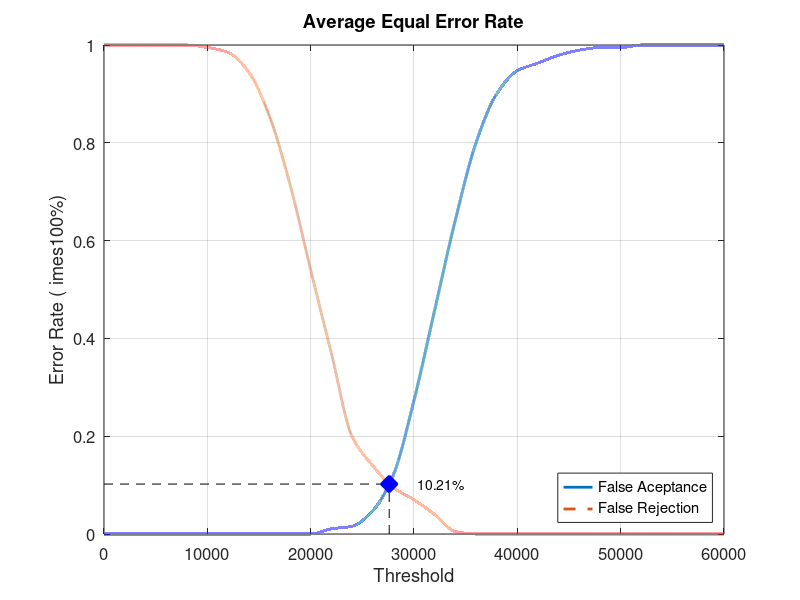
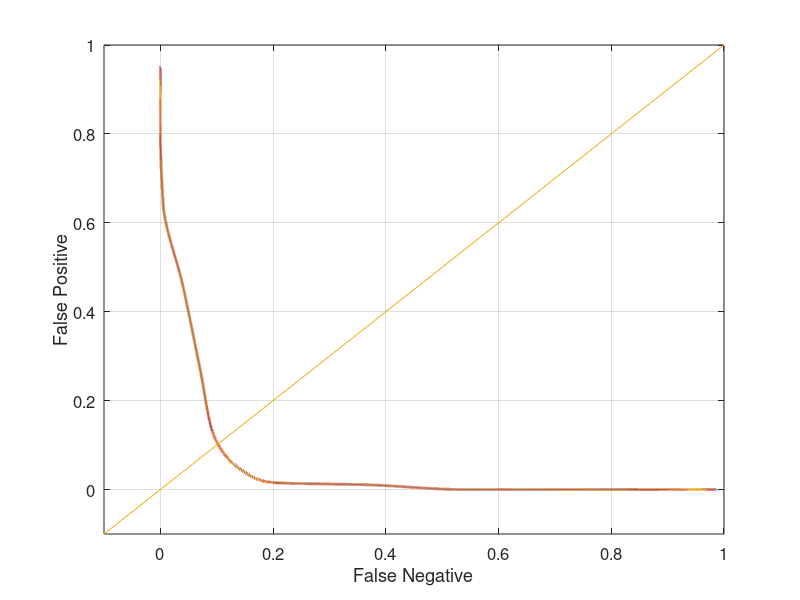

Recreate these plots in MATLAB, in order.
close all;
clear;
clc;
x = 0:2000:60000;
xq = 0:0.5:60000;

y0 = [0 0 0 0 0 0 0 0 0 0 0 0.0105263 0.0157895 0.0473684 0.121053 0.273684 0.457895 0.642105 0.8 0.9 0.947368 0.963158 0.978947 0.989474 0.994737 0.994737 1 1 1 1 1]
yy0 = interp1(x, y0, xq, 'pchip');
y1 = [1 1 1 1 1 0.995 0.985 0.945 0.855 0.715 0.54 0.37 0.2 0.14 0.095 0.07 0.04 0.005 0 0 0 0 0 0 0 0 0 0 0 0 0]
yy1 = interp1(x, y1, xq, 'pchip');

% Calculating EER: 
y2 = abs(y0 - y1);
find(y2 == min(y2))
yy2 = abs(yy0 - yy1);
xEER = find(yy2 == min(yy2));
xEERIndex = xq(xEER) % X-axis EER
yEER = yy0(xEER) % Y-axis EER

main = figure
plot(xq, yy0,'-','LineWidth', 2);	hold on
plot(xq, yy1,'--','LineWidth', 2);	hold on
plot([xEERIndex xEERIndex], [0 yEER], 'k--');	hold on
plot([0 xEERIndex], [yEER yEER], 'k--');	hold on
plot(xEERIndex, yEER, 'bx', 'LineWidth', 10);	hold on
text(xEERIndex + 10 * xEERIndex / 100, yEER, [num2str(round((10000 * yEER)) / 100) '%'])
legend('False Aceptance', 'False Rejection', 'Location', 'SouthEast')
xlabel('Threshold')
ylabel('Error Rate (	imes100%)')
title('Average Equal Error Rate')
set(gca, 'FontSize', 12)
axis([0 60000 0 1])
grid on

print(main, 'Database2_1Main', '-dpng');
FNRxFPR = figure('Color', [1 1 1]);
plot(yy1, yy0, '-', yy1, yy0, 'LineWidth', 2);
hold on
y = -0.1:0.1:1
plot(y, y); 
set(gca, 'FontSize', 12)
xlabel('False Negative')
ylabel('False Positive')
axis([-0.1 1 -0.1 1])
set(gca, 'FontSize', 12)
grid on

print(FNRxFPR, 'Database2_1FNRxFPR','-dpng');
